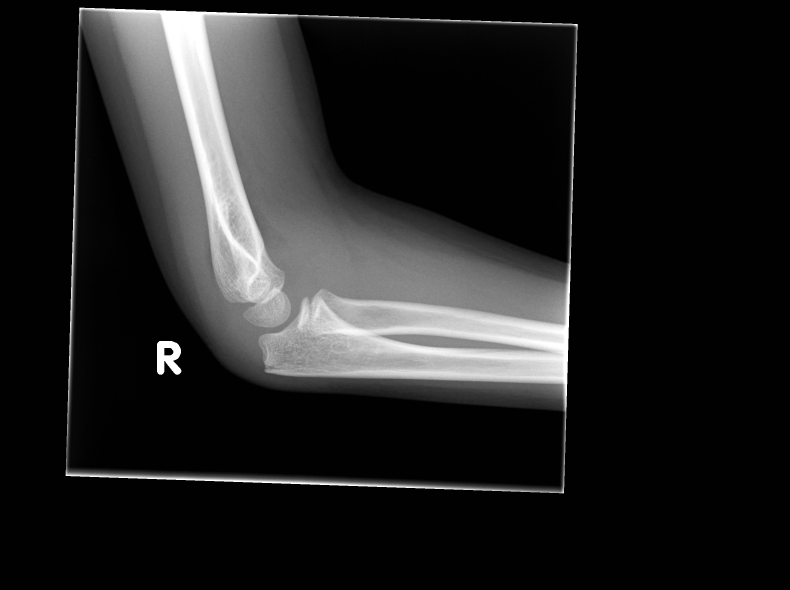
#> input picture datasets/raw/103223475_LAT.jpg, 2370 x 1770 px (shown at 1/3 size); its folder holds only this picture in this run
$ jupyter execute --allow-errors preprocessing.ipynb
#> lines starting #> are read from the running program, lines starting #| are printed output that depends on the picture; after the words box and inside, x2 and y2 are one past the last pixel; in counts of white or black regions, pixels touching at a corner belong together
[cell 1]
import os
from concurrent.futures import ThreadPoolExecutor
import cv2 as cv
import pandas as pd
from pathlib import Path
import numpy as np
import shutil

[cell 2]
raw = Path("../datasets/raw")
preprocessed = Path("../datasets/preprocessed")
#> (the rest of this cell did not finish here and is left out)

[cell 3]
def ap_lat_split(src : Path):
    files = src.glob('*')
    os.makedirs(src / "AP", exist_ok=True)
    os.makedirs(src / "LAT", exist_ok=True)
    for file in files:
        dst = "AP" if "AP" in file.stem else "LAT"
        shutil.move(file, src / dst)

### Image Preprocessing

[cell 4]
# Processing Methods
def process_image(filename: str):
#> called with filename = '../datasets/raw/103223475_LAT.jpg'
    image = cv.imread(filename, cv.IMREAD_GRAYSCALE)
#> image is the input picture: shape (1770, 2370); min 0, max 255, mean 34.2

    # crop
    border = image[0,0]
#> border = 1
    mask = (image != border)
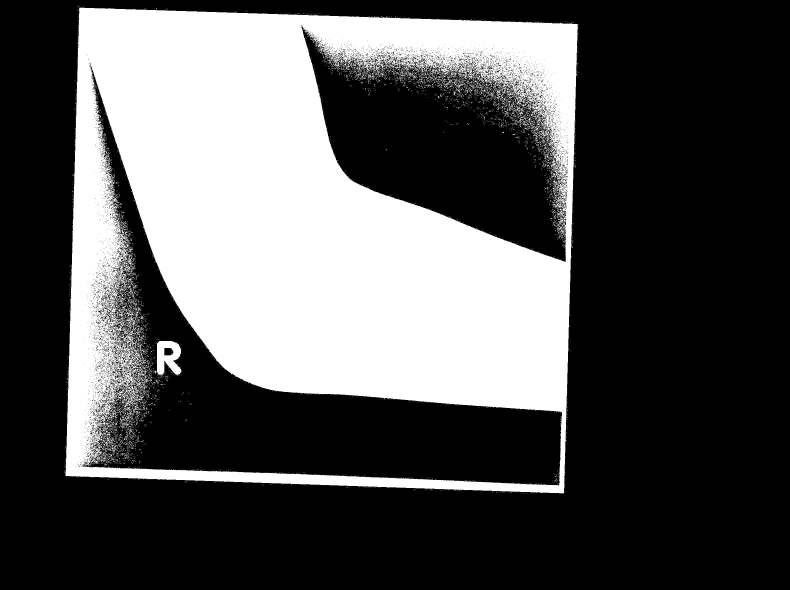
#> mask: shape (1770, 2370) bool (shown at 1/3 size); 33.2% white; 5734 white regions (5573 under 20 px), largest, box (x1, y1, x2, y2) and area: (195, 23, 1735, 1480) 1367214, (464, 1023, 544, 1127) 5327, (313, 1291, 349, 1358) 477
    non_border_mask = mask.astype(np.uint8) * 255
    coords = cv.findNonZero(non_border_mask)  # Returns x, y coordinates of non-black pixels
#> coords = contour of 1394490 points, box (x1, y1, x2, y2) (192, 16, 1736, 1480), area 459

    if coords is not None:
        # Get the bounding box of the non-black region
        x, y, w, h = cv.boundingRect(coords)
#> x = 192; y = 16; w = 1544; h = 1464

        # Crop the image to the bounding box
        cropped = image[y:y+h, x:x+w]
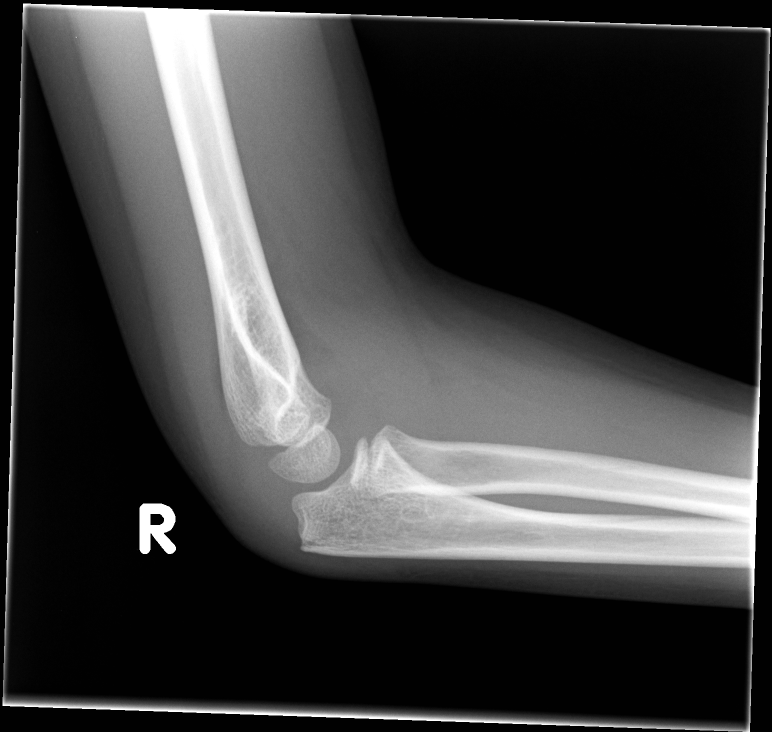
#> cropped: shape (1464, 1544) (shown at 1/2 size); min 0, max 255, mean 62.6

    else:
        # If the image is entirely black, return the original image
        return image

    # resize
    resized = cv.resize(cropped, (1024, 1024))
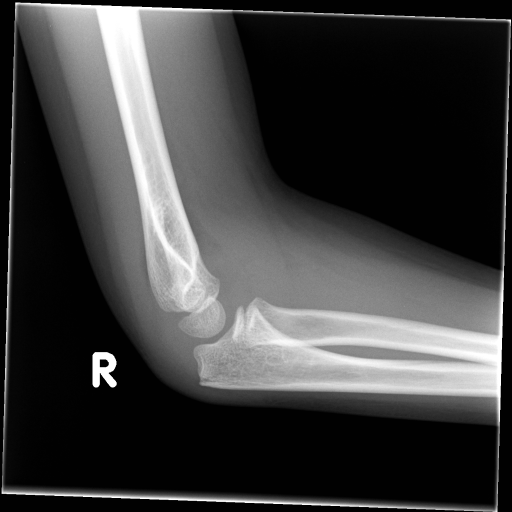
#> resized: shape (1024, 1024) (shown at 1/2 size); min 0, max 255, mean 62.6

    # CLAHE
    clahe = cv.createCLAHE(clipLimit=2.0, tileGridSize=(8, 8))
    clahed = clahe.apply(resized)
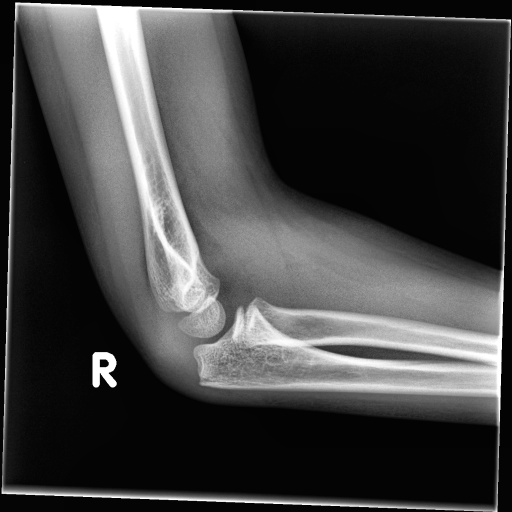
#> clahed: shape (1024, 1024) (shown at 1/2 size); min 0, max 255, mean 65.5

    # anything else

    return clahed

def process_and_save(files):
    for file in files:
        in_path = os.path.join(raw, file)
        out_path = os.path.join(preprocessed, file)

        try:
            processed = process_image(in_path) # processed := ndarray
            cv.imwrite(out_path, processed)
        except Exception as e:
            print(f"Failed to process {in_path}: {e}")

def split_work(files: list, pool: ThreadPoolExecutor):
        # Base case - pass images to thread.
        if len(files) <= 50:
            pool.submit(process_and_save, files)
        # Compute next split.
        else:
            split = len(files) // 2
            left = files[:split]
            right = files[split:]
            split_work(left, pool)
            split_work(right, pool)

[cell 5]
# Processing Step
os.makedirs(preprocessed, exist_ok=True)

# Get list of image files
image_files = [f for f in os.listdir(raw) if f.lower().endswith((".jpg", ".jpeg", ".png"))]

# Multithreading
with ThreadPoolExecutor(max_workers=os.cpu_count()) as executor:
    split_work(image_files, executor)

[cell 6]
files = os.listdir(raw)

#> (the rest of this cell did not finish here and is left out)

### train/test split

[cell 7]
test_files = Path("../datasets/test")
train_files = Path("../datasets/train")
split = 0.2

#> (the rest of this cell did not finish here and is left out)

Move x-rays

[cell 8]
shutil.rmtree(test_files)
shutil.rmtree(train_files)

os.makedirs(test_files, exist_ok=True)
os.makedirs(train_files, exist_ok=True)

#> (the rest of this cell did not finish here and is left out)

Move masks

[cell 9]
mask_dir = Path("../datasets/masks")
#> (the rest of this cell did not finish here and is left out)

Normal split

[cell 10]
old_normal = Path("../datasets/old_normal")
new_normal = Path("../datasets/train/normal")
full = set(new_normal.rglob("*.jpg"))

joint = set((old_normal / "joint").rglob("*masklabel.png"))
upper = set((old_normal / "upper").rglob("*masklabel.png"))
whole = set((old_normal / "whole").rglob("*masklabel.png"))

[cell 11]
# joint iter
os.makedirs(new_normal / "AP" / "joint", exist_ok=True)
os.makedirs(new_normal / "LAT" / "joint", exist_ok=True)
for mask in joint:
    name = mask.stem[:-10]
    for img in full:
        name2 = img.stem
        if name == name2:
            dst = img.parent / "joint"
            shutil.copy(mask, dst)
            shutil.move(img, dst)

# upper iter
os.makedirs(new_normal / "AP" / "upper", exist_ok=True)
os.makedirs(new_normal / "LAT" / "upper", exist_ok=True)
for mask in upper:
    name = mask.stem[:-10]
    for img in full:
        name2 = img.stem
        if name == name2:
            dst = img.parent / "upper"
            shutil.copy(mask, dst)
            shutil.move(img, dst)

# whole iter
os.makedirs(new_normal / "AP" / "whole", exist_ok=True)
os.makedirs(new_normal / "LAT" / "whole", exist_ok=True)
for mask in whole:
    name = mask.stem[:-10]
    for img in full:
        name2 = img.stem
        if name == name2:
            dst = img.parent / "whole"
            shutil.copy(mask, dst)
            shutil.move(img, dst)

$ run again, on datasets/raw/137617213_AP.jpg
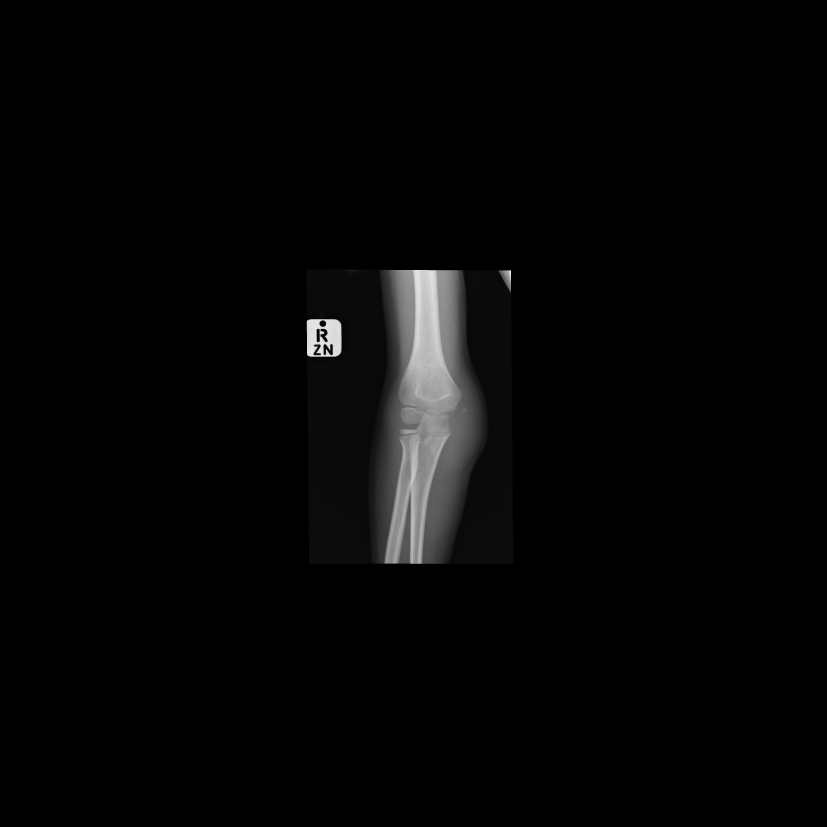
#> input picture datasets/raw/137617213_AP.jpg, 4131 x 4131 px (shown at 1/5 size)
#> in process_image, image is the input picture: shape (4131, 4131); min 0, max 242, mean 5.2
#> border = 0
#> in process_image, `mask = (image != border)`:
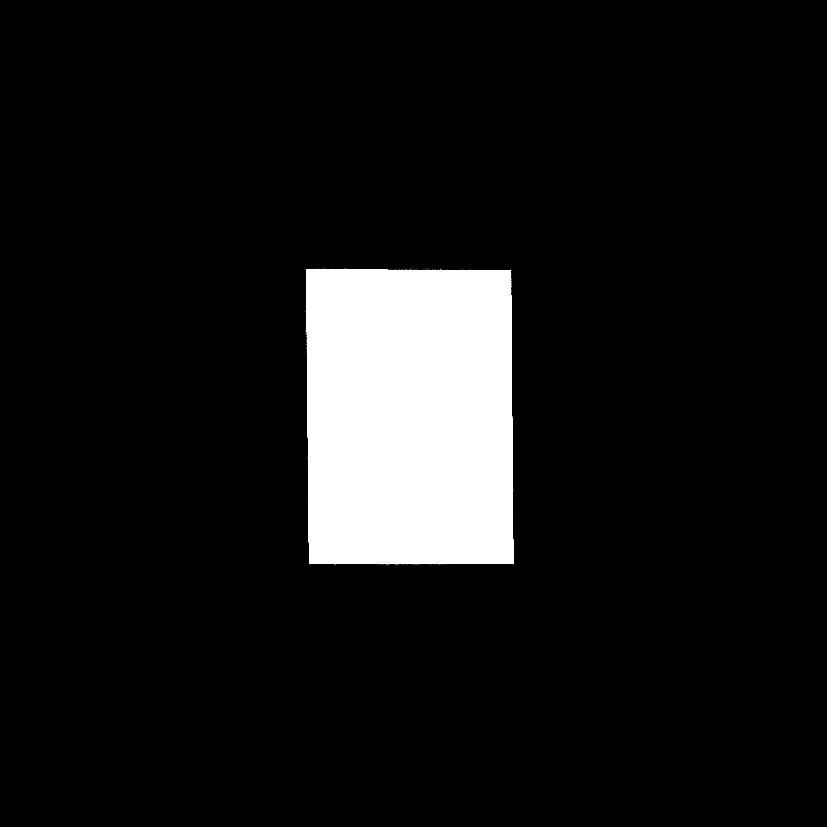
#> mask: shape (4131, 4131) bool (shown at 1/5 size); 8.8% white; 183 white regions (182 under 20 px), largest, box (x1, y1, x2, y2) and area: (1532, 1348, 2567, 2821) 1500819
#> coords = contour of 1501034 points, box (x1, y1, x2, y2) (1528, 1344, 2568, 2824), area 38358
#> x = 1528; y = 1344; w = 1040; h = 1480
#> in process_image, `clahed = clahe.apply(resized)`:
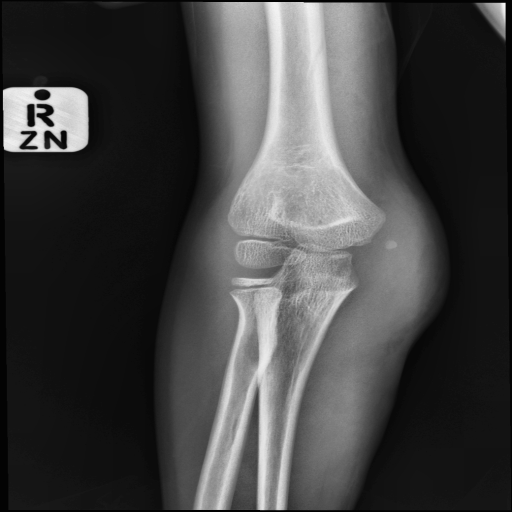
#> clahed: shape (1024, 1024) (shown at 1/2 size); min 2, max 244, mean 66.9

$ run again, on datasets/raw/14531982_AP.jpg
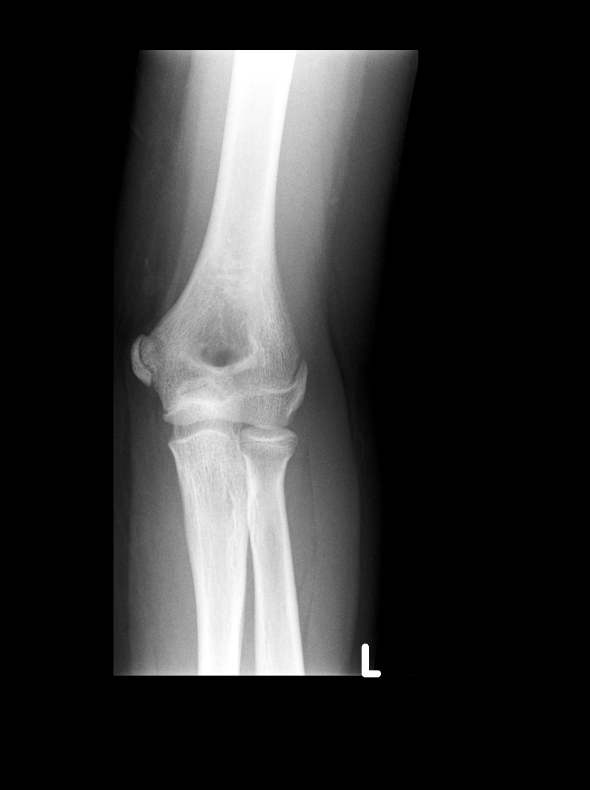
#> input picture datasets/raw/14531982_AP.jpg, 1770 x 2370 px (shown at 1/3 size)
#> in process_image, image is the input picture: shape (2370, 1770); min 0, max 255, mean 47.3
#> border = 0
#> in process_image, `mask = (image != border)`:
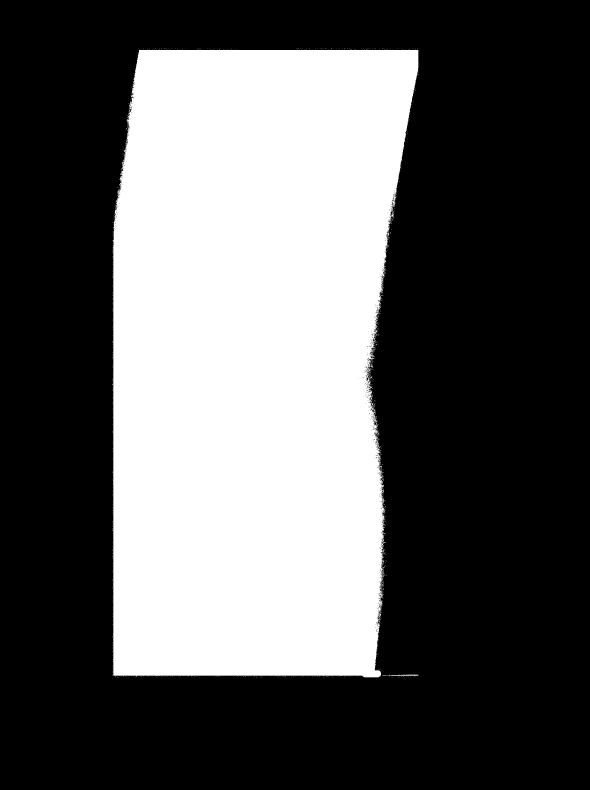
#> mask: shape (2370, 1770) bool (shown at 1/3 size); 36.2% white; 808 white regions (805 under 20 px), largest, box (x1, y1, x2, y2) and area: (337, 147, 1256, 2032) 1516901, (1171, 2024, 1255, 2028) 213, (1112, 1091, 1118, 1102) 22
#> coords = contour of 1518554 points, box (x1, y1, x2, y2) (336, 144, 1256, 2032), area 142366
#> x = 336; y = 144; w = 920; h = 1888
#> in process_image, `clahed = clahe.apply(resized)`:
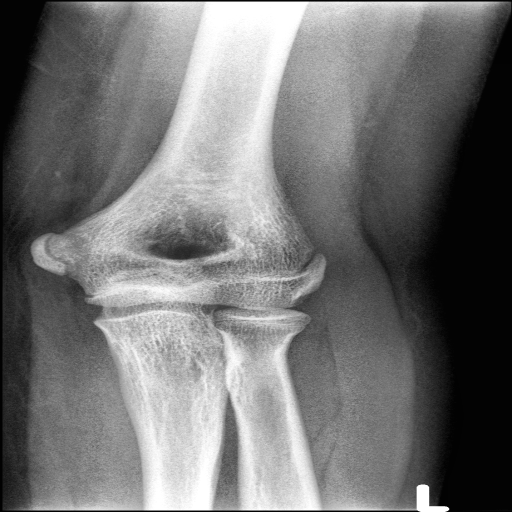
#> clahed: shape (1024, 1024) (shown at 1/2 size); min 2, max 255, mean 115.4

$ run again, on datasets/raw/148241219_LAT.jpg
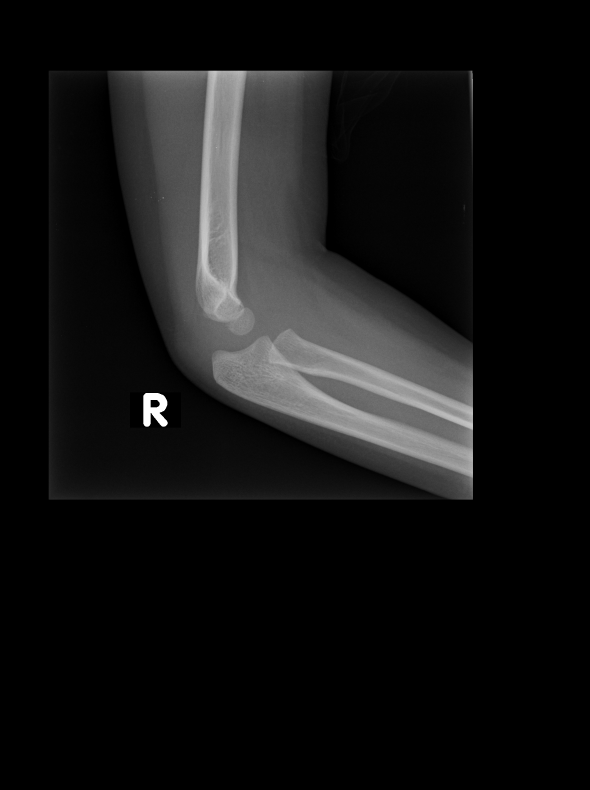
#> input picture datasets/raw/148241219_LAT.jpg, 1770 x 2370 px (shown at 1/3 size)
#> in process_image, image is the input picture: shape (2370, 1770); min 0, max 255, mean 20.6
#> border = 0
#> in process_image, `mask = (image != border)`:
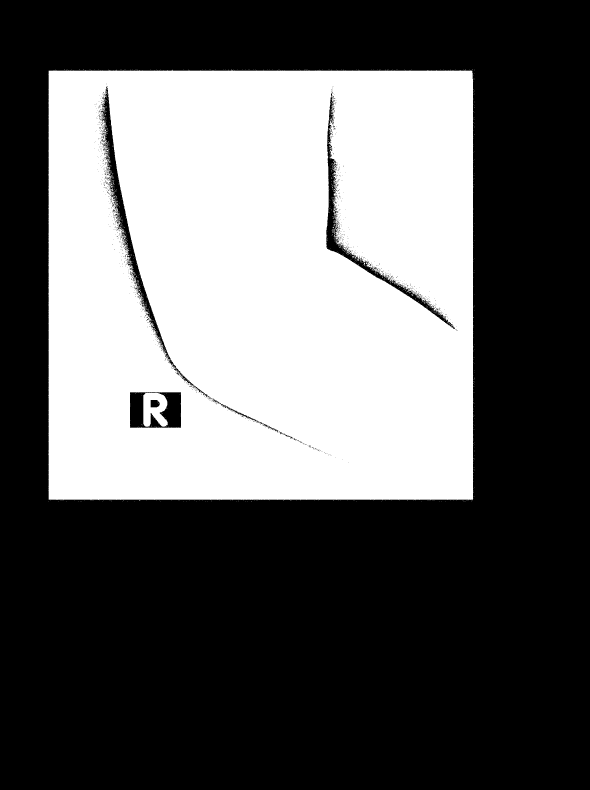
#> mask: shape (2370, 1770) bool (shown at 1/3 size); 38% white; 1075 white regions (1072 under 20 px), largest, box (x1, y1, x2, y2) and area: (144, 208, 1421, 1501) 1587709, (429, 1178, 504, 1280) 5264, (1070, 777, 1078, 784) 24
#> coords = contour of 1594768 points, box (x1, y1, x2, y2) (144, 208, 1424, 1504), area 32763
#> x = 144; y = 208; w = 1280; h = 1296
#> in process_image, `clahed = clahe.apply(resized)`:
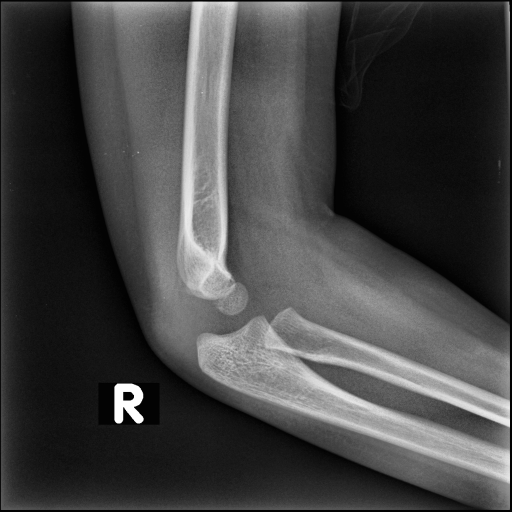
#> clahed: shape (1024, 1024) (shown at 1/2 size); min 2, max 255, mean 67.3

$ run again, on datasets/raw/119416287_LAT.jpg
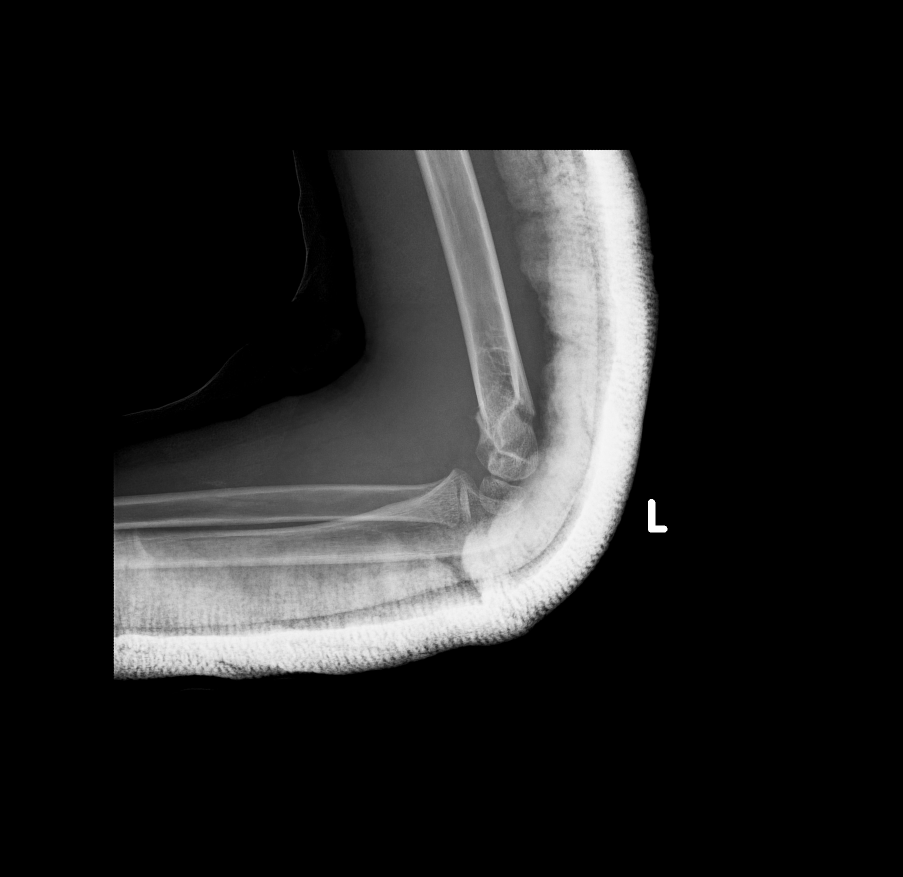
#> input picture datasets/raw/119416287_LAT.jpg, 1806 x 1754 px (shown at 1/2 size)
#> in process_image, image is the input picture: shape (1754, 1806); min 0, max 255, mean 34.4
#> border = 0
#> mask: shape (1754, 1806) bool; 26% white; 924 white regions (897 under 20 px), largest, box (x1, y1, x2, y2) and area: (224, 297, 1320, 1363) 807942, (582, 300, 666, 605) 7869, (242, 685, 500, 840) 3472
#> coords = contour of 824114 points, box (x1, y1, x2, y2) (224, 296, 1336, 1391), area 330091
#> x = 224; y = 296; w = 1112; h = 1095
#> in process_image, `clahed = clahe.apply(resized)`:
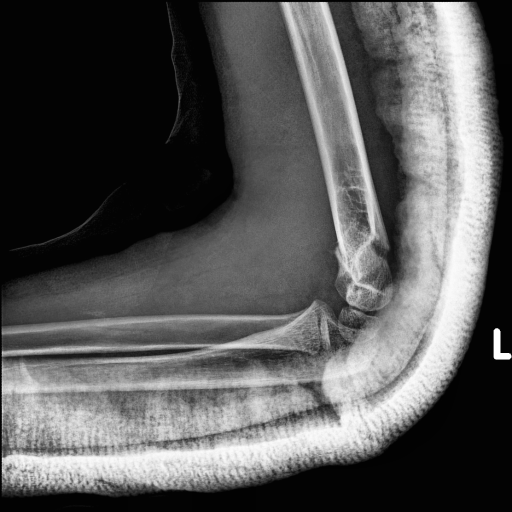
#> clahed: shape (1024, 1024) (shown at 1/2 size); min 2, max 255, mean 88.2
